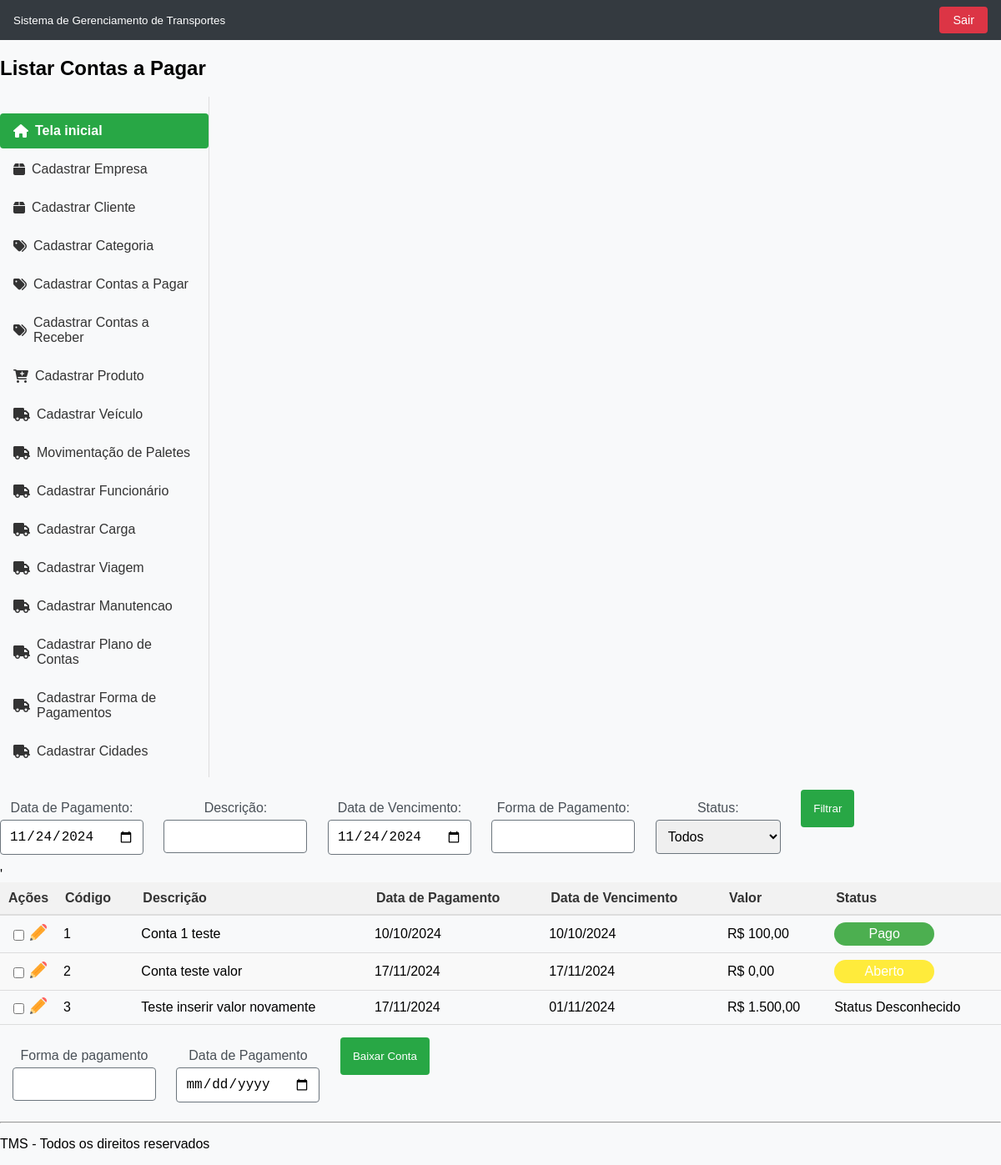
/tcc/contasPagar, run on an earlier commit of the app's database.
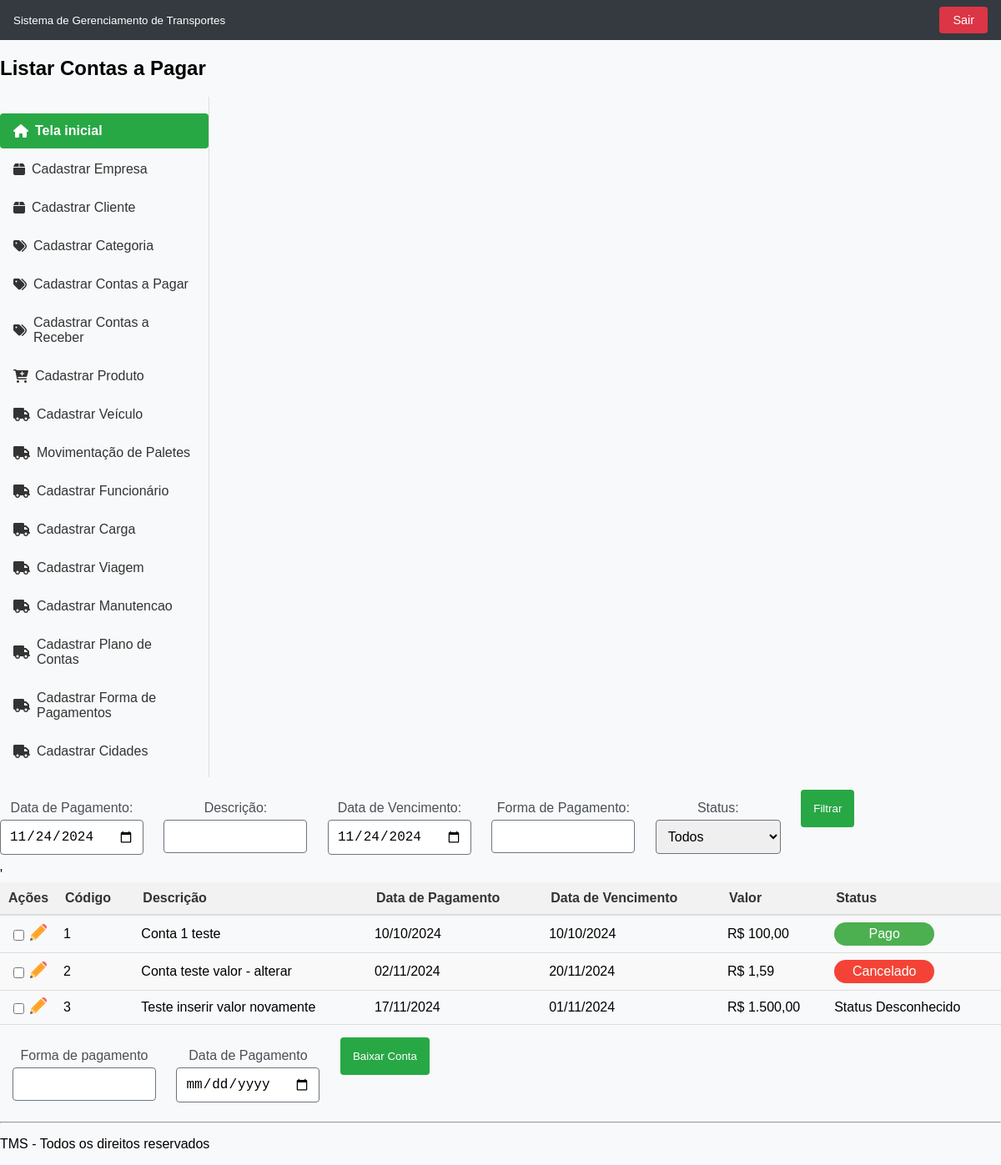
And on a later commit of the database.
### tables this page shows
CREATE TABLE `contas_pagar` (
  `id` int(11) NOT NULL,
  `descricao` varchar(255) NOT NULL,
  `dt_vencimento` date NOT NULL,
  `valor` decimal(10,2) NOT NULL,
  `stts` varchar(1) NOT NULL,
  `dt_pagamento` date NOT NULL,
  `form_pagamento` varchar(20) NOT NULL,
  `plano_contas` int(11) NOT NULL,
  `observacao` varchar(255) NOT NULL,
  `qnt_parcelas` int(3) NOT NULL,
  `cliente` int(11) NOT NULL
);

### tcc/Controller/ContasPagarController.php (called while the page is built, shortened)
<?php
class ContasPagarController{
    public static function index() {
        $contasPagar_DAO = new contaspagarDAO();
        $filters = [
            'descricao' => $_GET['descricao'] ?? null,
            'dt_pagamento' => $_GET['dt_pagamento'] ?? null,
            'dt_vencimento' => $_GET['dt_vencimento'] ?? null,
            'form_pagamento' => $_GET['form_pagamento'] ?? null,
            'stts' => $_GET['stts'] ?? null,
        ];
        $lista_pag = $contasPagar_DAO->getAllRows($filters);
        $total_pag = count($lista_pag);
        include 'View/modulos/contas_pagar/lista_contaspagar.php';
    }
}

### tcc/index.php (called while the page is built, shortened)
<?php
include 'rotas.php';

### tcc/DAO/MySQL.php (called while the page is built)
<?php
class MySQL extends PDO{
    private $host       = "localhost";
    private $usuario    = "root";
    private $senha      = "";
    private $db         = "tcc";
    private $opcoes = array(PDO::ATTR_ERRMODE => PDO::ERRMODE_EXCEPTION);
    public function __construct(){
        $dsn = "mysql:host=".$this->host.";dbname=".$this->db;
        return parent::__construct($dsn, $this->usuario, $this->senha, $this->opcoes);
    }
}

### tcc/DAO/contaspagarDAO.php (called while the page is built, shortened)
<?php
class contaspagarDAO{
    private $conexao;
    public function __construct(){
        include_once "MySQL.php";
        $this->conexao = new MySQL();
    }
    public function getAllRows($filters = []) {
        $sql = "SELECT * FROM contas_pagar WHERE 1=1";
        $stmt = $this->conexao->prepare($sql);
        $stmt->execute();
        $arr_contaspagar = array();
        while ($p = $stmt->fetchObject()) {
            $arr_contaspagar[] = $p;
        }
        return $arr_contaspagar;
    }
}

### tcc/View/modulos/contas_pagar/lista_contaspagar.php (the view, shortened to what the changed rows need)
<!DOCTYPE html>
<html lang="en">
<head>
</head>
<body>
        <?php include PATH_VIEW . 'includes/cabecalho.php' ?>
    <div class="titulo-pagina">
        <h2>Listar Contas a Pagar</h2>
    </div>
        <?php include PATH_VIEW . 'includes/menu.php' ?>
    <main>
    <table>
        <thead>
            <tr>
                <th>Ações</th>
                <th>Código</th>
                <th>Descrição</th>
                <th>Data de Pagamento</th>
                <th>Data de Vencimento</th>
                <th>Valor</th>
                <th>Status</th>
            </tr>
        </thead>
        <tbody>
            <?php for($i=0; $i<$total_pag; $i++): ?>
            <tr>
                <td class="icon">
                    <input type="checkbox">
                    <a href="/tcc/contasPagar/ver?id=<?= $lista_pag[$i]->id ?>">
                        <img class="icon" title="Editar" src="/tcc/View/includes/imagem/lapis.png" alt="Ícone de Lápis">
                    </a>
                </td>
                <td><?= $lista_pag[$i]->id ?></td>
                <td><?= $lista_pag[$i]->descricao ?></td>
                <td><?= (new DateTime($lista_pag[$i]->dt_pagamento))->format('d/m/Y') ?></td>
                <td><?= (new DateTime($lista_pag[$i]->dt_vencimento))->format('d/m/Y') ?></td>
                <td><?= 'R$ ' . number_format($lista_pag[$i]->valor, 2, ',', '.') ?></td>
                <td>
                    <span class="
                        <?php
                            switch ($lista_pag[$i]->stts) {
                                case 'A': echo 'status-aberto'; break;
                                case 'P': echo 'status-pago'; break;
                                case 'C': echo 'status-cancelado'; break;
                                default: echo '';
                            }
                        ?>
                    ">
                        <?php
                            switch ($lista_pag[$i]->stts) {
                                case 'A': echo 'Aberto'; break;
                                case 'P': echo 'Pago'; break;
                                case 'C': echo 'Cancelado'; break;
                                default: echo 'Status Desconhecido';
                            }
                        ?>
                    </span>
                </td>
            </tr>
            <?php endfor; ?>
        </tbody>
    </table>
    </main>
</body>
</html>

What changed in the data, as far as the page shows it:
changed contas_pagar id 2: descricao "Conta teste valor" → "Conta teste valor - alterar"; dt_pagamento "17/11/2024" → "02/11/2024"; dt_vencimento "17/11/2024" → "20/11/2024"; valor "0,00" → "1,59"; stts "Aberto" → "Cancelado"
